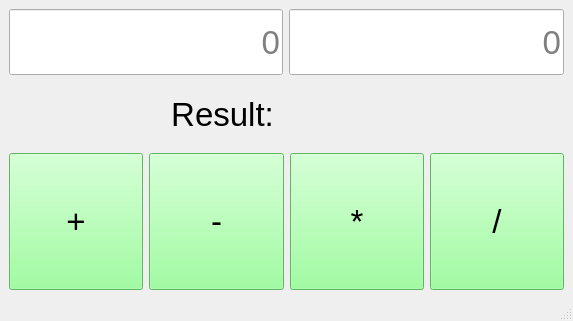
<?xml version="1.0" encoding="UTF-8"?>
<ui version="4.0">
 <class>MainWindow</class>
 <widget class="QMainWindow" name="MainWindow">
  <property name="geometry">
   <rect>
    <x>0</x>
    <y>0</y>
    <width>573</width>
    <height>321</height>
   </rect>
  </property>
  <property name="windowTitle">
   <string>MainWindow</string>
  </property>
  <widget class="QWidget" name="centralwidget">
   <layout class="QGridLayout" name="gridLayout_5">
    <item row="0" column="0">
     <layout class="QVBoxLayout" name="verticalLayout_2">
      <item>
       <layout class="QGridLayout" name="gridLayout">
        <item row="0" column="1">
         <widget class="QLineEdit" name="operand2">
          <property name="sizePolicy">
           <sizepolicy hsizetype="Expanding" vsizetype="Expanding">
            <horstretch>0</horstretch>
            <verstretch>0</verstretch>
           </sizepolicy>
          </property>
          <property name="font">
           <font>
            <pointsize>25</pointsize>
           </font>
          </property>
          <property name="alignment">
           <set>Qt::AlignRight|Qt::AlignTrailing|Qt::AlignVCenter</set>
          </property>
          <property name="placeholderText">
           <string>0</string>
          </property>
         </widget>
        </item>
        <item row="1" column="1">
         <widget class="QLabel" name="result">
          <property name="sizePolicy">
           <sizepolicy hsizetype="Preferred" vsizetype="Expanding">
            <horstretch>0</horstretch>
            <verstretch>0</verstretch>
           </sizepolicy>
          </property>
          <property name="font">
           <font>
            <pointsize>25</pointsize>
           </font>
          </property>
          <property name="text">
           <string/>
          </property>
         </widget>
        </item>
        <item row="0" column="0">
         <widget class="QLineEdit" name="operand1">
          <property name="sizePolicy">
           <sizepolicy hsizetype="Expanding" vsizetype="Expanding">
            <horstretch>0</horstretch>
            <verstretch>0</verstretch>
           </sizepolicy>
          </property>
          <property name="font">
           <font>
            <pointsize>25</pointsize>
           </font>
          </property>
          <property name="alignment">
           <set>Qt::AlignRight|Qt::AlignTrailing|Qt::AlignVCenter</set>
          </property>
          <property name="placeholderText">
           <string>0</string>
          </property>
         </widget>
        </item>
        <item row="1" column="0">
         <widget class="QLabel" name="textResult">
          <property name="sizePolicy">
           <sizepolicy hsizetype="Preferred" vsizetype="Expanding">
            <horstretch>0</horstretch>
            <verstretch>0</verstretch>
           </sizepolicy>
          </property>
          <property name="font">
           <font>
            <pointsize>25</pointsize>
           </font>
          </property>
          <property name="text">
           <string>Result: </string>
          </property>
          <property name="alignment">
           <set>Qt::AlignRight|Qt::AlignTrailing|Qt::AlignVCenter</set>
          </property>
         </widget>
        </item>
       </layout>
      </item>
      <item>
       <layout class="QGridLayout" name="gridLayout_2">
        <item row="0" column="1">
         <widget class="QPushButton" name="buttonSub">
          <property name="sizePolicy">
           <sizepolicy hsizetype="Minimum" vsizetype="Expanding">
            <horstretch>0</horstretch>
            <verstretch>0</verstretch>
           </sizepolicy>
          </property>
          <property name="font">
           <font>
            <pointsize>25</pointsize>
           </font>
          </property>
          <property name="styleSheet">
           <string notr="true">background-color: rgb(131, 255, 135);</string>
          </property>
          <property name="text">
           <string>-</string>
          </property>
         </widget>
        </item>
        <item row="0" column="2">
         <widget class="QPushButton" name="buttonMult">
          <property name="sizePolicy">
           <sizepolicy hsizetype="Minimum" vsizetype="Expanding">
            <horstretch>0</horstretch>
            <verstretch>0</verstretch>
           </sizepolicy>
          </property>
          <property name="font">
           <font>
            <pointsize>25</pointsize>
           </font>
          </property>
          <property name="styleSheet">
           <string notr="true">background-color: rgb(131, 255, 135);</string>
          </property>
          <property name="text">
           <string>*</string>
          </property>
         </widget>
        </item>
        <item row="0" column="0">
         <widget class="QPushButton" name="buttonAdd">
          <property name="sizePolicy">
           <sizepolicy hsizetype="Minimum" vsizetype="Expanding">
            <horstretch>0</horstretch>
            <verstretch>0</verstretch>
           </sizepolicy>
          </property>
          <property name="font">
           <font>
            <pointsize>25</pointsize>
           </font>
          </property>
          <property name="styleSheet">
           <string notr="true">background-color: rgb(131, 255, 135);</string>
          </property>
          <property name="text">
           <string>+</string>
          </property>
         </widget>
        </item>
        <item row="0" column="3">
         <widget class="QPushButton" name="buttonDiv">
          <property name="sizePolicy">
           <sizepolicy hsizetype="Minimum" vsizetype="Expanding">
            <horstretch>0</horstretch>
            <verstretch>0</verstretch>
           </sizepolicy>
          </property>
          <property name="font">
           <font>
            <pointsize>25</pointsize>
           </font>
          </property>
          <property name="styleSheet">
           <string notr="true">background-color: rgb(131, 255, 135);</string>
          </property>
          <property name="text">
           <string>/</string>
          </property>
         </widget>
        </item>
       </layout>
      </item>
     </layout>
    </item>
   </layout>
  </widget>
  <widget class="QMenuBar" name="menubar">
   <property name="geometry">
    <rect>
     <x>0</x>
     <y>0</y>
     <width>573</width>
     <height>26</height>
    </rect>
   </property>
  </widget>
  <widget class="QStatusBar" name="statusbar"/>
 </widget>
 <resources/>
 <connections>
  <connection>
   <sender>buttonAdd</sender>
   <signal>clicked()</signal>
   <receiver>MainWindow</receiver>
   <slot>add()</slot>
   <hints>
    <hint type="sourcelabel">
     <x>52</x>
     <y>216</y>
    </hint>
    <hint type="destinationlabel">
     <x>6</x>
     <y>163</y>
    </hint>
   </hints>
  </connection>
  <connection>
   <sender>buttonSub</sender>
   <signal>clicked()</signal>
   <receiver>MainWindow</receiver>
   <slot>sub()</slot>
   <hints>
    <hint type="sourcelabel">
     <x>185</x>
     <y>222</y>
    </hint>
    <hint type="destinationlabel">
     <x>147</x>
     <y>163</y>
    </hint>
   </hints>
  </connection>
  <connection>
   <sender>buttonMult</sender>
   <signal>clicked()</signal>
   <receiver>MainWindow</receiver>
   <slot>mult()</slot>
   <hints>
    <hint type="sourcelabel">
     <x>312</x>
     <y>205</y>
    </hint>
    <hint type="destinationlabel">
     <x>287</x>
     <y>162</y>
    </hint>
   </hints>
  </connection>
  <connection>
   <sender>buttonDiv</sender>
   <signal>clicked()</signal>
   <receiver>MainWindow</receiver>
   <slot>div()</slot>
   <hints>
    <hint type="sourcelabel">
     <x>447</x>
     <y>189</y>
    </hint>
    <hint type="destinationlabel">
     <x>425</x>
     <y>165</y>
    </hint>
   </hints>
  </connection>
 </connections>
 <slots>
  <slot>add()</slot>
  <slot>sub()</slot>
  <slot>mult()</slot>
  <slot>div()</slot>
 </slots>
</ui>
